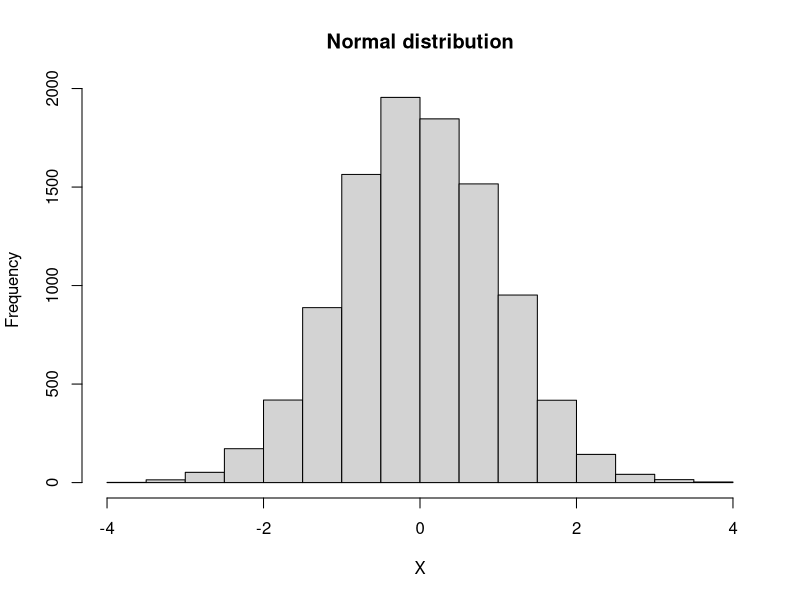
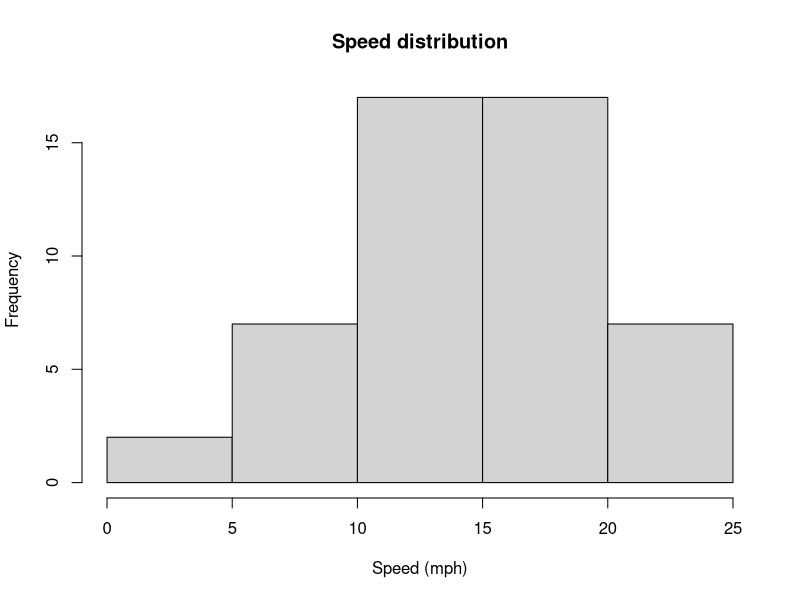
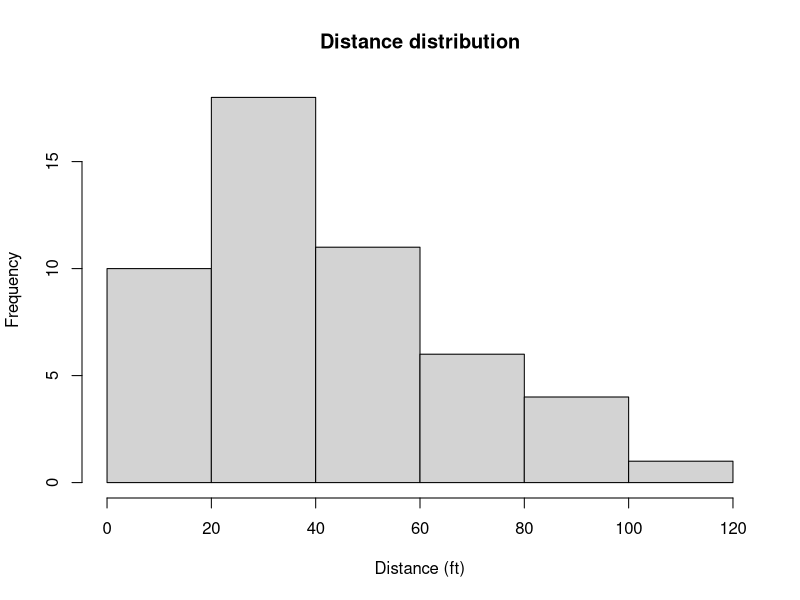
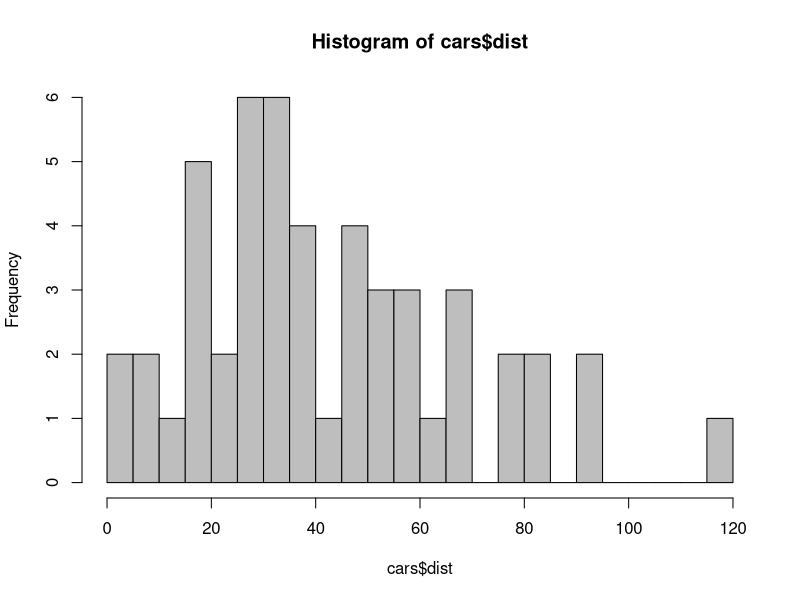
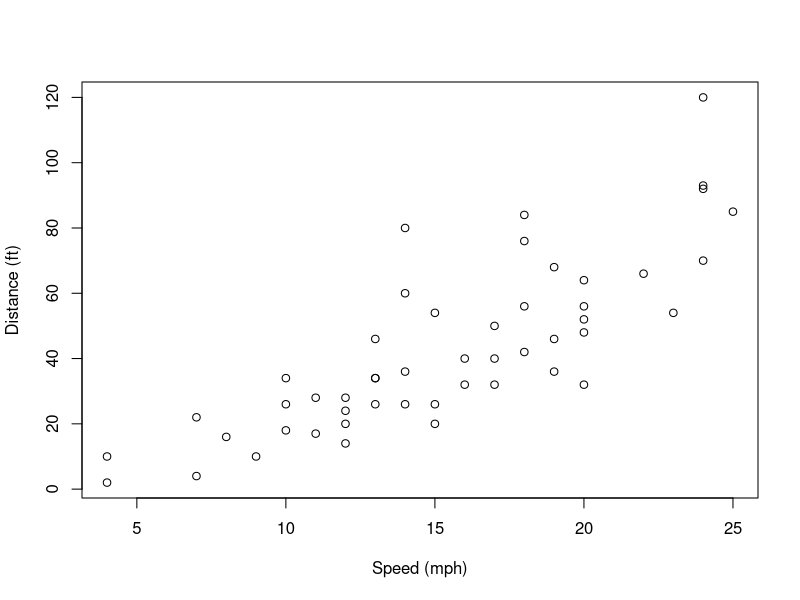
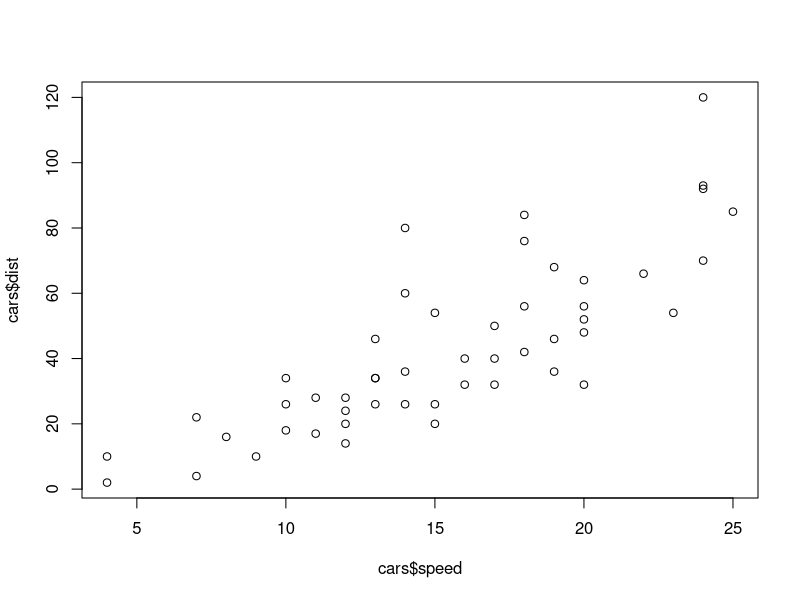
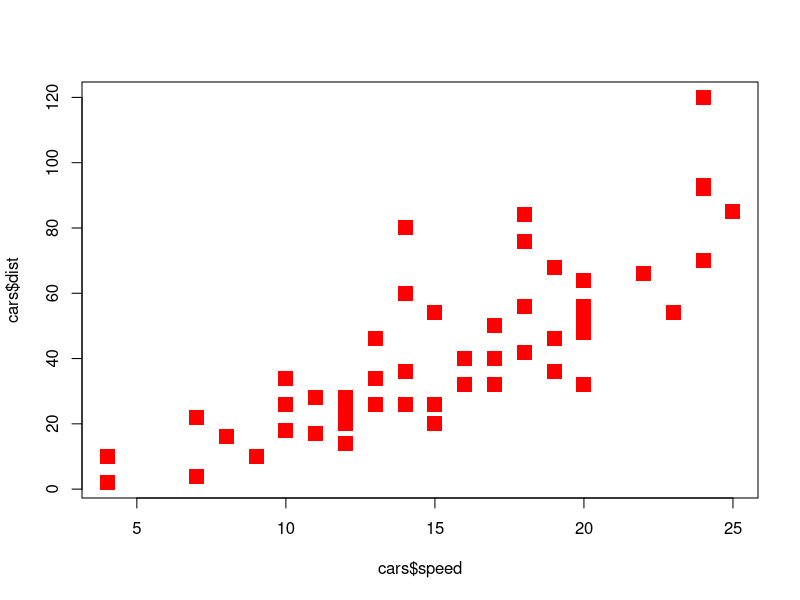
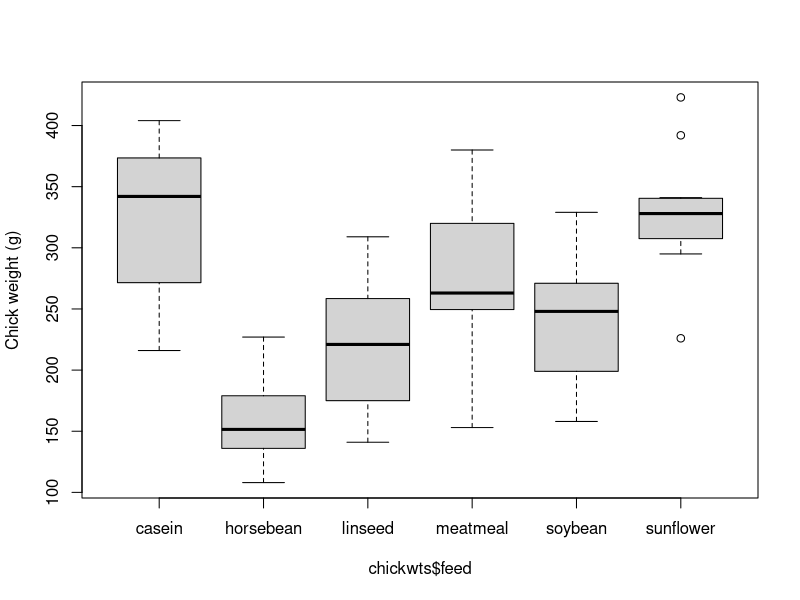

The R source for these figures, in order:
## ---- chunk 1
# Make compilation stop upon error:
library(knitr)
opts_chunk$set(error=FALSE)
## ---- chunk 2
a <- 1
print(a)
## ---- chunk 3
a <- 3
print(a)
## ---- chunk 4
a <- 4
print(a)
## ---- chunk 5
hist(rnorm(10000), xlab="X", main="Normal distribution")
## ---- chunk 6
head(cars)
## ---- chunk 7
tail(cars) 
## ---- chunk 8
summary(cars)
## ---- chunk 9
mean(cars$speed) # mean 
median(cars$speed) # median 
sd(cars$speed) # standard deviation 
min(cars$speed) # minimum 
max(cars$speed) # maximum 
quantile(cars$speed, p=0.25) # first quartile 
quantile(cars$speed, p=0.75) # third quartile 
## ---- chunk 10
hist(cars$speed, xlab="Speed (mph)", main="Speed distribution")
hist(cars$dist, xlab="Distance (ft)", main="Distance distribution")
## ---- chunk 11
hist(cars$dist, breaks=20, col="grey") 
## ---- chunk 12
#       x-coord    y-coord
plot(cars$speed, cars$dist, xlab="Speed (mph)", ylab="Distance (ft)")
## ---- chunk 13
#            y ~ x
plot(cars$dist ~ cars$speed)
## ---- chunk 14
plot(cars$speed, cars$dist, pch=15, cex=2, col="red")
## ---- chunk 15
head(chickwts) 
## ---- chunk 16
summary(chickwts)  
## ---- chunk 17
table(chickwts$feed)
## ---- chunk 18
library(dplyr)
by.feed.type <- chickwts %>%
  group_by(feed) %>%
  summarise(min = min(weight),
            q1 = quantile(weight, p = 0.25),
            median = quantile(weight, p = 0.5),
            mean = mean(weight),
            q3 = quantile(weight, p = 0.75),
            max = max(weight),
            sd = sd(weight),
            n = n())

by.feed.type
## ---- chunk 19
boxplot(chickwts$weight ~ chickwts$feed, ylab="Chick weight (g)")
## ---- chunk 20
feed.cols <- c("blue", "red", "green", "yellow", "purple", "pink") 
boxplot(chickwts$weight ~ chickwts$feed, ylab="Chickweight (g)", col=feed.cols) 
## ---- chunk 21
barplot(by.feed.type$mean, ylab = "Mean weight (g)")
## ---- chunk 22
barplot(by.feed.type$mean, names.arg = by.feed.type$feed, ylab="Mean weight (g)") 
barplot(by.feed.type$mean, names.arg = by.feed.type$feed, ylab="Mean weight (g)", col=feed.cols) 
## ---- chunk 23
sd.wts <- by.feed.type$sd
n.obs <- by.feed.type$n
se.wts <- sd.wts/sqrt(n.obs)
## ---- chunk 24
mean.wts <- by.feed.type$mean
x.pos <- barplot(mean.wts, ylab="Mean weight (g)", names.arg = by.feed.type$feed, ylim=c(0, max(mean.wts)*1.1))
mean.plus.se <- mean.wts + se.wts
segments(x.pos, mean.wts, x.pos, mean.plus.se)
segments(x.pos+0.1, mean.plus.se, x.pos-0.1, mean.plus.se)
## ---- chunk 25
head(Orange) 
## ---- chunk 26
summary(Orange) 
## ---- chunk 27
table(Orange$Tree) 
## ---- chunk 28
by.tree <- Orange %>%
  group_by(Tree) %>%
  summarise(mean_age = mean(age),
            mean_circumference = mean(circumference), 
            sd_age = sd(age),
            sd_circumference = sd(circumference), 
            median_age = median(age),
            median_circumference = median(circumference)) 
            
by.tree
## ---- chunk 29
plot(Orange$age, Orange$circumference, xlab="Age (days)", ylab="Circumference (mm)") 
## ---- chunk 30
plot(Orange$age, Orange$circumference, xlab="Age (days)", ylab="Circumference (mm)")
is.tree <- Orange$Tree==1 
lines(Orange$age[is.tree], Orange$circumference[is.tree]) 
## ---- chunk 31
plot(Orange$age, Orange$circumference, xlab="Age (days)", ylab="Circumference (mm)")
for (tree in unique(Orange$Tree)) { 
    is.tree <- Orange$Tree==tree 
    lines(Orange$age[is.tree], Orange$circumference[is.tree]) 
} 
## ---- chunk 32
tree.numbers <- as.character(Orange$Tree)
unique.trees <- unique(tree.numbers)
all.colors <- rainbow(length(unique.trees))
names(all.colors) <- unique.trees 
plot(Orange$age, Orange$circumference, xlab="Age (days)", ylab="Circumference (mm)", 
    col=all.colors[tree.numbers], pch=16)
for (tree in unique.trees) {
    is.tree <- Orange$Tree==tree 
    lines(Orange$age[is.tree], Orange$circumference[is.tree], col=all.colors[tree], lwd=2)
} 
legend("topleft", col=all.colors, pch=16, lwd=2, legend=paste("Tree", unique.trees))
## ---- chunk 33
x <- runif(50)
y <- (x-0.5)^2
plot(x, y)
lines(x, y)

# Need to order observations by increasing 'x'
plot(x, y) 
o <- order(x) 
print(x)
print(x[o])
lines(x[o], y[o]) 
## ---- chunk 34
pdf("my_plot.pdf")
plot(cars$speed, cars$dist)
dev.off()
## ---- chunk 35
png("my_plot.png", width=2000, height=2000, res=300, pointsize=15)
plot(cars$speed, cars$dist)
dev.off()
## ---- chunk 36
sessionInfo() 
